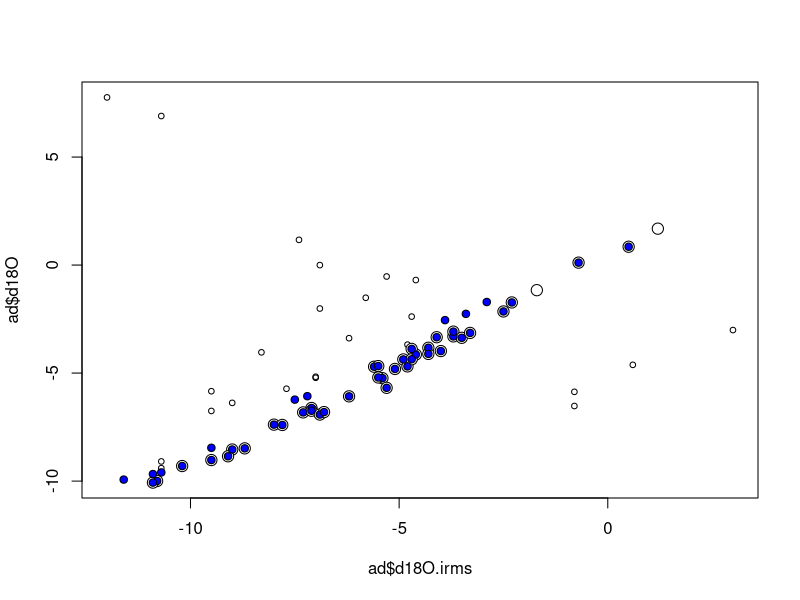
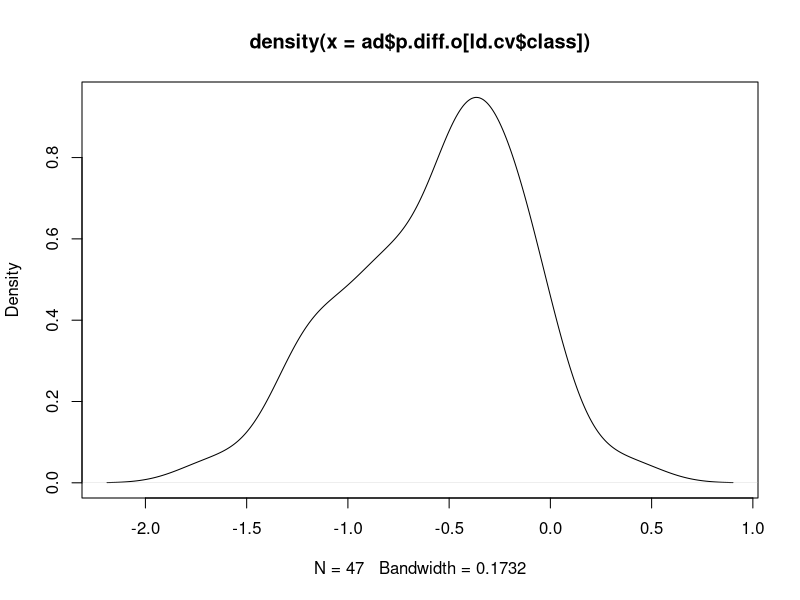

The R source for these figures, in order: (Note: this script raises an error after producing the figures.)
library(MASS)

# Read data
pirms = read.csv("out/pirms.csv")
sirms = read.csv("out/sirms.csv")

## Combine plant and soil for model fitting
pirms = pirms[, names(pirms) != "Species"]
names(sirms) = names(pirms)
ad = rbind(pirms, sirms)

## Tolerance for 'good' samples
ad$Good = ad$p.diff.o < 3 & ad$p.diff.o > -1

## LDA cross validation
ld.cv = lda(Good ~ BaseShift + SlopeShift + Residuals + BaseCurve + CH4, 
            data = ad, CV = TRUE)
ld.cv$class = as.logical(ld.cv$class)

## Review classifications
plot(ad$d18O.irms, ad$d18O, pch = 1, cex = 0.75)
points(ad$d18O.irms[ad$Good], ad$d18O[ad$Good], pch = 21, bg = "white", 
       cex = 1.5)
points(ad$d18O.irms[ld.cv$class], ad$d18O[ld.cv$class], 
       pch = 21, bg = "blue")

plot(density(ad$p.diff.o[ld.cv$class]))

## Fit full model
ld = lda(Good ~ BaseShift + SlopeShift + Residuals + BaseCurve + CH4, 
         data = ad)
ld

## Apply screening
pirms$Good = as.logical(predict(ld, pirms)$class)
sirms$Good = as.logical(predict(ld, sirms)$class)

## Fraction of data affected
1 - sum(pirms$Good) / nrow(pirms)
1 - sum(sirms$Good) / nrow(sirms)

## Save
write.csv(pirms, "out/pirms.csv", row.names = FALSE)
write.csv(sirms, "out/sirms.csv", row.names = FALSE)
save(ld, file = "out/ld.rda")
